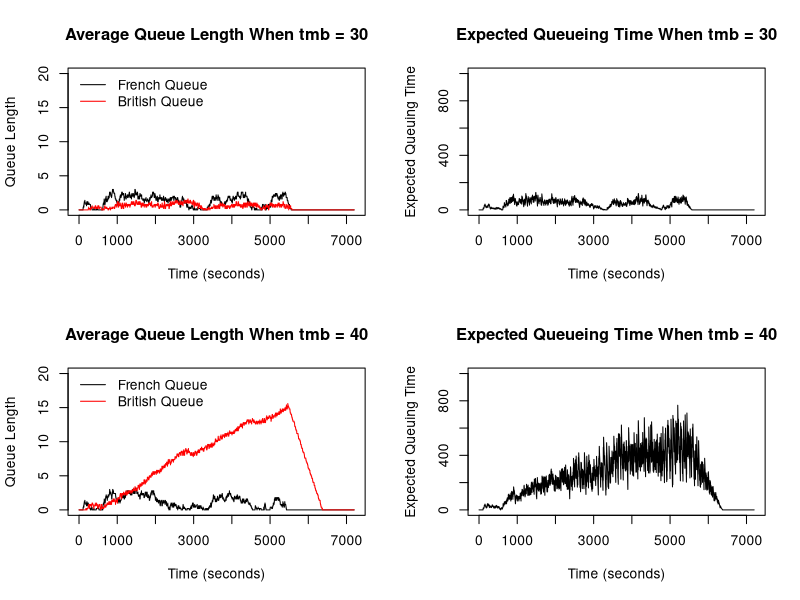

Generate this figure with R: (Note: a time limit stopped this script after it produced the figure.)
## Group 25
## Frans : s2591760
## Daiki : s2547603
## Nathan : s2524152


## Contribution to this project
## Frans (40%): Handled the code for the French borders.
## Daiki (30%): Handled the code for cars going between French and British stations.
## Nathan (30%): Handled the British processing side. 


#######################################################################################################################


qsim <- function(mf=5,mb=5,a.rate=.1,trb=40,trf=40,tmb=30,tmf=30,maxb=20){
  
  # Initialize state variables: these values corresponds to time t = 0
  
  # each column of french_arrivals represents number of car arriving 
  # at each French station at the beginning of time t
  french_arrivals <- rep(0,mf)

  # each column of french_queues represents the number of cars waiting 
  # at each French station's queue at the beginning of time t
  french_queues <- rep(0,mf)

  # each column of french_time represents the service time left for a customer
  # at each French station at the beginning of time t
  french_times <- rep(0,mf)

  # each column of french_busy indicates whether each 
  # French station is busy (1) or not (0) at the beginning of time t
  french_busy <- rep(0,mf)

  # each column of french_exit indicates whether there's an exit (1) or not (0)
  # at each station at the end of time t/beginning of time t+1 
  french_exit <- rep(0,mf)

  # each column of french_stuck indicates whether there's a car stuck at 
  # the corresponding station (1) or not (0) at the end of time t/
  # beginning of time t+1. 
  french_stuck <- rep(0,mf)

  # Do the same for the British queues and time
  british_arrivals <- rep(0,mb)
  
  british_queues <- rep(0,mb)
  
  british_times <- rep(0,mb)

  british_busy <- rep(0,mb)
  
  british_exit <- rep(0,mb)

  
  # each column of british_available indicates whether each station is 
  # available (1) or not (0) at the end of time t/beginning of t+1 
  # for containing a car arriving from the French exit
  british_available <- rep(1,mb)

  
  # Collect the index of available British stations
  available_station <- which(british_available == 1)
  
  #Initialize empty vectors 
  nf <- numeric()
  nb <- numeric()
  eq <- numeric() 
  
  for (t in 1:7200) {
    # Reset number of arrivals for both British and French at the start of the loop
    french_arrivals <- rep(0,mf)
    british_arrivals <- rep(0,mf)
    
    # Start from the British stations
    
    ########################################################################################################
    
    # update british_arrivals at time t
    # arrivals depends on french_exit at t-1
    # if a car manages to exit at t-1, it already checked the availability of 
    # British stations
    
    # number of arrivals
    british_num_arrivals <- sum(french_exit)
    
    if (british_num_arrivals > 0){
      
      # number of busy British stations
      num_british_busy <- sum(british_busy)
      
      for (i in 1:british_num_arrivals){
        if (num_british_busy < 5) {
          # go to the station that is not busy
          # if station is not busy at t-1, it's available at t
          go_here <- available_station[which.min(british_busy[available_station])]
          british_arrivals[go_here] <- 1
          # remove the chosen station from choices of available station
          available_station <- available_station[!available_station == go_here]
          # the chosen station is now busy to serve the new car
          num_british_busy <- num_british_busy + 1
        }
        else{
          # only consider the minimum queue from stations that are available
          # minimum queue length at time t-1
          
          # which available station has the minimum queue?
          # first extract the British queues that are available
          # then find the index of the extracted stations with the minimum queue
          # finally index available_station to get the original index of the
          # available station with the minimum queue length to go
          go_here <- available_station[which.min(british_queues[available_station])]
          
          # enter one available station with minimum queue 
          british_arrivals[go_here] <- 1
          
          # remove the chosen station from the choices of available station
          available_station <- available_station[!available_station == go_here]
        }
      }
    }
    
    
    
    # update British station busy state to values at time t
    
    # a British station is busy at time t if:
    # (1) the service time left at t-1 is more than 1 second 
    #     (i.e, still need to serve at time t)
    # (2) or there's a customer waiting in queue at t-1 ready to be served
    # (3) or a customer arrives exactly at time t
    for (i in 1:mb){
      if (british_times[i] > 1 || british_queues[i] > 0 || british_arrivals[i] == 1){
        british_busy[i] <- 1
      }
      # otherwise, the station is not busy
      else{
        british_busy[i] <- 0
      }
    }
    
    # update British queues length to values at time t
    for (i in 1:mb){
      
      # a British station's queue length changes when:
      # (1) if a station is busy at time t-1 (service time at t-1 > 1) 
      #     then add number of arrivals at time t to the queue's length at time t-1.
      # notice that these conditions allow a car who arrives exactly at time t
      # without any queue to go straight into the station without having to queue
      if (british_times[i] > 1){
        british_queues[i] <- british_queues[i] + british_arrivals[i]
      }
      
      # (2) if there's an exit recorded at time t-1 then reduce the length of the
      #     queue by the number of exit and add the arrivals at time t to the 
      #     queue length at time t-1
      else if (british_exit[i] == 1){
      # take the maximum between 0 and other values to prevent negative queue lengths
        british_queues[i] <- max(0,british_queues[i] - british_exit[i] + british_arrivals[i])
      }
      
      # update British service time
      
      # a British station's service time changes when:
      # (1) if the service time at t-1 > 1 then reduce that by one since
      #     time has progressed by one second after each iteration
      if (british_times[i] > 1){
        british_times[i] <- british_times[i] - 1
      }
      
      # (2) else if the station at time t is busy because of a new customer 
      #     arriving at time t and go straight to the station because 
      #     it is still serving previous customer (first if condition)) 
      #     then generate a new service time following uniform(tmb, tmb+trb)
      else if (british_busy[i] == 1){
        british_times[i] <- round(runif(1, tmb, tmb+trb),0)
      }
      
      # (3) otherwise, the station is not busy with no cars waiting or being served.
      #     So, assign zero.
      else{
        british_times[i] <- 0
      }
    }
    # update British exit state at time t
    
    for (i in 1:mb){
      # A car exit's value is recorded at time t when:
      # (1) if its service time at time t is 1 which implies that its service 
      #     will be finished at the end of time t
      if (british_times[i] == 1){
        british_exit[i] <- 1
      }
      
      # (2) in all other cases, no cars will exit
      else{
        british_exit[i] <- 0
      }
    }
    
    #########################################################################################################    
    
    
    # update British availability at time t
    for (i in 1:mb){
      # British station is available if:
      # (1) number of its queue at t-1 < maximum queue length; or
      # (2) service time at t-1 == 1 since even if queue length at t-1 is maxb,
      #     at time t one person will exit and queue length at time t will be
      #     maxb - 1 < maxb
      
      if (british_queues[i] < maxb || british_times[i] == 1){
        british_available[i] <- 1
      }
      
      # otherwise, British station is not available
      else{
        british_available[i] <- 0
      }
    }
    
    # indices of available British station
    available_station <- which(british_available == 1)
    
    # number of available British station
    num_available_station <- sum(british_available)
    
    ##################################################################################################
    

    ## French side
    
    # Generate Poisson arrivals only within the first 90 minutes
    if (t <= 5400){  # 60x90mins = 5400s
      
      # the probability that a car arrives is a.rate
      # Let U be a random variable following Uniform(0,1)
      # Then, the Pr(U < a.rate) = a.rate
      # Therefore, the event that a number simulated from Uniform(0,1) being less than a.rate
      # (the probability of this happening is a.rate) implies that a car arrives
      num_arrivals <- as.integer(runif(1) < a.rate)
      
      # Assign the num_arrivals to the shortest French queues using which.min
      # update to arrival number at time t
      # assume that arriving car does not know how many seconds left
      # the previous customer who is still being served at t-1 has in the station
      
      # Which station should be assigned for the new car
      # If there's a station that is not busy
      # choose to go to that station
      
      if (sum(french_busy) < 5) {
        french_arrivals[which.min(french_busy)] <- num_arrivals
      }
      
      # otherwise, pick the station with the smallest queue length
      else {
        french_arrivals[which.min(french_queues)] <- num_arrivals
      }
    }
    
    # For each individual station at the French border
    # Processing cars from the french station to the British station 
    for (i in 1:mf) {
      
      # update French station busy state to values at time t
      
      # a French station is busy at time t if:
      # (1) the service time left at t-1 is more than 1 second 
      #     (i.e, still need to serve at time t)
      # (2) there's a customer waiting in queue at t-1 ready to be served
      # (3) a customer arrives exactly at time t
      # (4) a car is stuck inside waiting for the British queues to free up
      
      if (french_times[i] > 1 || french_queues[i] > 0 || french_arrivals[i] == 1 || french_stuck[i] == 1){
        french_busy[i] <- 1
      }
      # otherwise, the station is not busy
      else{
        french_busy[i] <- 0
      }
    }
    
    # update French queues lengths to values at time t
    for (i in 1:mf){
      
      # a French station's queue length changes when:
      # (1) if a station is busy at time t-1 (service time at t-1 > 1 
      #     or a car is stuck inside) then add number of arrivals at time t
      #     to the queue's length at time t-1.
      # notice that these conditions allow a car who arrives exactly at time t
      # without any queue to go straight into the station without having to queue
      if (french_times[i] > 1 || french_stuck[i] == 1){
        french_queues[i] <- french_queues[i] + french_arrivals[i]
      }
      
      # (2) if there's an exit recorded at time t-1 then reduce the length of the
      #     queue by the number of exit and add the arrivals at time t to the 
      #     queue length at time t-1
      else if (french_exit[i] == 1){
      # ensure again as before, that queues don't become negative
        french_queues[i] <- max(0,french_queues[i] - french_exit[i] + french_arrivals[i])
      }
    }
    
    # update service time
    for (i in 1:mf){
      # a French station's service time changes when:
      # (1) if the service time at t-1 > 1 then reduce that by one since
      #     time has progressed by one second after each iteration
      if (french_times[i] > 1){
        french_times[i] <- french_times[i] - 1
      }
      
      # (2) else if the station at time t is busy because of a new customer 
      #     arriving at time t and go straight to the station (instead of busy
      #     because a car is stuck or because it is still serving previous customer 
      #     (first if condition)) then generate a new service time following
      #     uniform(tmf, tmf+trf)
      else if (french_busy[i] == 1 && french_stuck[i] == 0){
        french_times[i] <- round(runif(1, tmf, tmf+trf),0)
      }
      
      # (3) otherwise, the server is not busy with no cars waiting or being served.
      #     So, assign zero.
      else{
        french_times[i] <- 0
      }
    }
    
    # update exit and stuck state at time t
    
    for (i in 1:mf){
      # (1) if its service time at time t == 1 it implies that its service 
      #     will be finished at the end of time t and there is an available 
      #     spot at the British stations, then the car can exit
      
      if (french_times[i] == 1 && num_available_station > 0){
        french_exit[i] <- 1
        num_available_station <- num_available_station - 1
      }
      
      # (2) else if service time at t == 1 but there is no free space at the
      #     British station, the car doesn't exit (assign 0 to french_exit) but 
      #     it gets stuck for the first time (assign 1 to french_Stuck)
      else if(french_times[i] == 1 && num_available_station == 0){
        french_exit[i] <- 0
        french_stuck[i] <- 1
      }
      
      # (3) in all other cases, no cars will exit
      else{
        french_exit[i] <- 0
      }
    }
    
    ####################################################################################################################################################
    # for each station, update stuck at time t to still stuck or manage to exit
    for (i in 1:mf){
      # if you've been assigned exit, you cannot be stuck
      if (french_exit[i] == 1){
        french_stuck[i] <- 0
      }
      # else if the car was assigned to be stuck, check whether it is still
      # stuck or it can exit
      else if (french_stuck[i] == 1){
        # if there is an available station, it can exit
        if (num_available_station > 0){
          french_stuck[i] <- 0
          french_exit[i] <- 1
          num_available_station <- num_available_station - 1
        }
      }
    }

    # Record queue lengths
    nf[t] <- mean(french_queues)
    nb[t] <- mean(british_queues)
    
    # Expected waiting time at the start of the French queue
    eq[t] <- mean(french_queues) * mean(french_times) + mean(british_queues) * mean(british_times)
    
  }
  
  return(list(nf = nf, nb = nb, eq = eq))
}

####################################################################################################################

set.seed(100)
sim <- qsim()
sim
set.seed(100)
sim_40 <- qsim(tmb = 40)
sim_40

# Set up a 2x2 grid for plots
par(mfrow = c(2, 2))  

# Plot 1: Average French and British queue lengths over time when tmb = 30
plot(1:7200, sim$nf, type = "l", xlab = "Time (seconds)", ylab = "Queue Length", ylim = c(0,20))
lines(1:7200, sim$nb, col = "red")
title("Average Queue Length When tmb = 30")
legend("topleft", legend = c("French Queue", "British Queue"), col = c("black", "red"), lty = 1, bty = "n")

# Plot 2: Expected queuing time over time when tmb = 30
plot(1:7200, sim$eq, type = "l", xlab = "Time (seconds)", ylab = "Expected Queuing Time", ylim = c(0,1000))
title("Expected Queueing Time When tmb = 30")

# Plot 3: Average French and British queue lengths over time when tmb = 40
plot(1:7200, sim_40$nf, type = "l", xlab = "Time (seconds)", ylab = "Queue Length", ylim = c(0,20))
lines(1:7200, sim_40$nb, col = "red")
title("Average Queue Length When tmb = 40")
legend("topleft", legend = c("French Queue", "British Queue"), col = c("black", "red"), lty = 1, bty = "n")

# Plot 4: Expected queuing time over time when tmb = 40
plot(1:7200, sim_40$eq, type = "l", xlab = "Time (seconds)", ylab = "Expected Queuing Time", ylim = c(0,1000))
title("Expected Queueing Time When tmb = 40")


# Estimation of the probability that at least one car miss the ferry departure
# Initialize a variable that counts the number of times in each simulation that 
# a car is still in the queue by the end of the simulation
missing <- 
# Simulation time 
sim_t <- 7200
for (i in 1:100) {
  # Run qsim 100 times and assign the average French and British Queue lengths 
  # at the end of the simulation to separate variables
  last_nf <- qsim(tmb = 40)$nf[sim_t]
  last_nb <- qsim(tmb = 40)$nb[sim_t]
  if (sum(last_nf,last_nb) != 0) {
    # Increment missing by 1 if the condition above is true
    missing <- missing + 1
  }
}
# Calculate the relevant probability and output a statement
prob <- missing/100
cat("The probability of at least one car missing the ferry departure is ", prob, ".", sep = "")


# Findings:

# If the average British processing time matches the average French processing time,
# then the average queue length and expected queuing time remains relatively low. 
# However, when there is a delay, the expected queuing time will be visibly greater. 

# A longer processing time for the British station greatly increases the average 
# British queue length.
# The length of the French queues will not significantly increase when there are 
# slight delays in British processing time.
# A notable increase in the average French queue length would be observed when 
# the British stations start reaching their maximum capacity. 

# As a result, the probability that at least one car misses the ferry when the 
# average rate of processing British passports 
# falls behind the arrival rate into the French queues will be greater than if 
# both rates are the same. 
